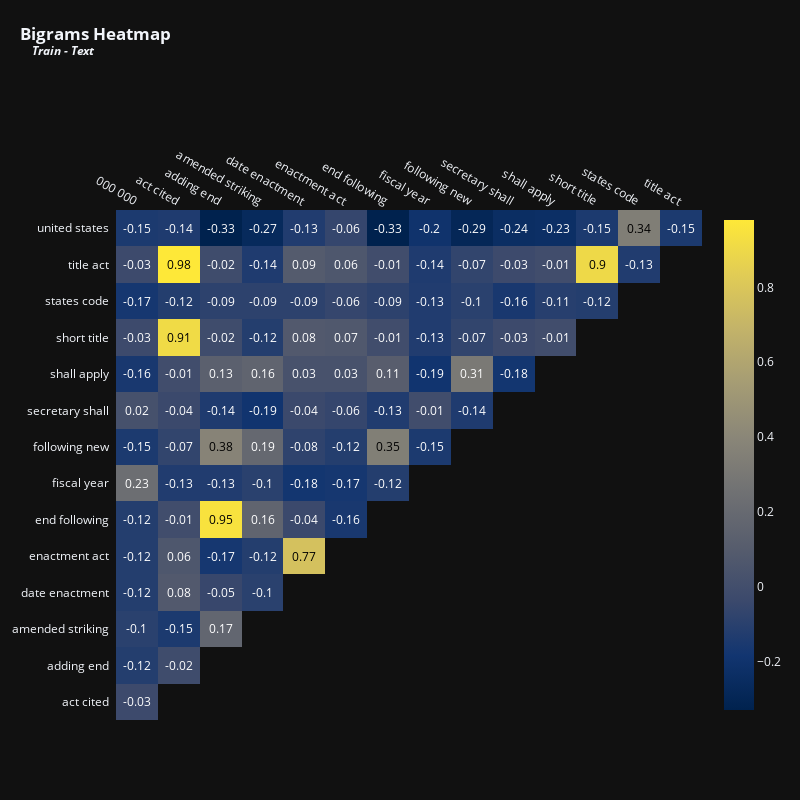

Notebook cell for this chart:
### Code cell
vectorize_and_plot(train['text'], (2, 2), 'Bigrams', 'Train - Text')

### Figure 1 — Plotly figure (JSON) as saved in the notebook; plotly's stock layout.template omitted (floating-point values rounded to 4 significant figures)
{"data": [{"colorscale": [[0, "#00224e"], [0.1111, "#123570"], [0.2222, "#3b496c"], [0.3333, "#575d6d"], [0.4444, "#707173"], [0.5556, "#8a8678"], [0.6667, "#a59c74"], [0.7778, "#c3b369"], [0.8889, "#e1cc55"], [1, "#fee838"]], "reversescale": false, "showscale": false, "type": "heatmap", "x": ["000 000", "act cited", "adding end", "amended striking", "date enactment", "enactment act", "end following", "fiscal year", "following new", "secretary shall", "shall apply", "short title", "states code", "title act"], "y": ["united states", "title act", "states code", "short title", "shall apply", "secretary shall", "following new", "fiscal year", "end following", "enactment act", "date enactment", "amended striking", "adding end", "act cited"], "z": [[-0.15, -0.14, -0.33, -0.27, -0.13, -0.06, -0.33, -0.2, -0.29, -0.24, -0.23, -0.15, 0.34, -0.15], [-0.03, 0.98, -0.02, -0.14, 0.09, 0.06, -0.01, -0.14, -0.07, -0.03, -0.01, 0.9, -0.13], [-0.17, -0.12, -0.09, -0.09, -0.09, -0.06, -0.09, -0.13, -0.1, -0.16, -0.11, -0.12], [-0.03, 0.91, -0.02, -0.12, 0.08, 0.07, -0.01, -0.13, -0.07, -0.03, -0.01], [-0.16, -0.01, 0.13, 0.16, 0.03, 0.03, 0.11, -0.19, 0.31, -0.18], [0.02, -0.04, -0.14, -0.19, -0.04, -0.06, -0.13, -0.01, -0.14], [-0.15, -0.07, 0.38, 0.19, -0.08, -0.12, 0.35, -0.15], [0.23, -0.13, -0.13, -0.1, -0.18, -0.17, -0.12], [-0.12, -0.01, 0.95, 0.16, -0.04, -0.16], [-0.12, 0.06, -0.17, -0.12, 0.77], [-0.12, 0.08, -0.05, -0.1], [-0.1, -0.15, 0.17], [-0.12, -0.02], [-0.03]]}, {"colorscale": [[0, "#00224e"], [0.1111, "#123570"], [0.2222, "#3b496c"], [0.3333, "#575d6d"], [0.4444, "#707173"], [0.5556, "#8a8678"], [0.6667, "#a59c74"], [0.7778, "#c3b369"], [0.8889, "#e1cc55"], [1, "#fee838"]], "showscale": true, "type": "heatmap", "visible": true, "z": [[-0.15, -0.14, -0.33, -0.27, -0.13, -0.06, -0.33, -0.2, -0.29, -0.24, -0.23, -0.15, 0.34, -0.15], [-0.03, 0.98, -0.02, -0.14, 0.09, 0.06, -0.01, -0.14, -0.07, -0.03, -0.01, 0.9, -0.13], [-0.17, -0.12, -0.09, -0.09, -0.09, -0.06, -0.09, -0.13, -0.1, -0.16, -0.11, -0.12], [-0.03, 0.91, -0.02, -0.12, 0.08, 0.07, -0.01, -0.13, -0.07, -0.03, -0.01], [-0.16, -0.01, 0.13, 0.16, 0.03, 0.03, 0.11, -0.19, 0.31, -0.18], [0.02, -0.04, -0.14, -0.19, -0.04, -0.06, -0.13, -0.01, -0.14], [-0.15, -0.07, 0.38, 0.19, -0.08, -0.12, 0.35, -0.15], [0.23, -0.13, -0.13, -0.1, -0.18, -0.17, -0.12], [-0.12, -0.01, 0.95, 0.16, -0.04, -0.16], [-0.12, 0.06, -0.17, -0.12, 0.77], [-0.12, 0.08, -0.05, -0.1], [-0.1, -0.15, 0.17], [-0.12, -0.02], [-0.03]]}], "layout": {"annotations": [{"font": {"color": "#FFFFFF", "size": 12}, "showarrow": false, "text": "-0.15", "x": "000 000", "xref": "x", "y": "united states", "yref": "y"}, {"font": {"color": "#FFFFFF", "size": 12}, "showarrow": false, "text": "-0.14", "x": "act cited", "xref": "x", "y": "united states", "yref": "y"}, {"font": {"color": "#FFFFFF", "size": 12}, "showarrow": false, "text": "-0.33", "x": "adding end", "xref": "x", "y": "united states", "yref": "y"}, {"font": {"color": "#FFFFFF", "size": 12}, "showarrow": false, "text": "-0.27", "x": "amended striking", "xref": "x", "y": "united states", "yref": "y"}, {"font": {"color": "#FFFFFF", "size": 12}, "showarrow": false, "text": "-0.13", "x": "date enactment", "xref": "x", "y": "united states", "yref": "y"}, {"font": {"color": "#FFFFFF", "size": 12}, "showarrow": false, "text": "-0.06", "x": "enactment act", "xref": "x", "y": "united states", "yref": "y"}, {"font": {"color": "#FFFFFF", "size": 12}, "showarrow": false, "text": "-0.33", "x": "end following", "xref": "x", "y": "united states", "yref": "y"}, {"font": {"color": "#FFFFFF", "size": 12}, "showarrow": false, "text": "-0.2", "x": "fiscal year", "xref": "x", "y": "united states", "yref": "y"}, {"font": {"color": "#FFFFFF", "size": 12}, "showarrow": false, "text": "-0.29", "x": "following new", "xref": "x", "y": "united states", "yref": "y"}, {"font": {"color": "#FFFFFF", "size": 12}, "showarrow": false, "text": "-0.24", "x": "secretary shall", "xref": "x", "y": "united states", "yref": "y"}, {"font": {"color": "#FFFFFF", "size": 12}, "showarrow": false, "text": "-0.23", "x": "shall apply", "xref": "x", "y": "united states", "yref": "y"}, {"font": {"color": "#FFFFFF", "size": 12}, "showarrow": false, "text": "-0.15", "x": "short title", "xref": "x", "y": "united states", "yref": "y"}, {"font": {"color": "#000000", "size": 12}, "showarrow": false, "text": "0.34", "x": "states code", "xref": "x", "y": "united states", "yref": "y"}, {"font": {"color": "#FFFFFF", "size": 12}, "showarrow": false, "text": "-0.15", "x": "title act", "xref": "x", "y": "united states", "yref": "y"}, {"font": {"color": "#FFFFFF", "size": 12}, "showarrow": false, "text": "-0.03", "x": "000 000", "xref": "x", "y": "title act", "yref": "y"}, {"font": {"color": "#000000", "size": 12}, "showarrow": false, "text": "0.98", "x": "act cited", "xref": "x", "y": "title act", "yref": "y"}, {"font": {"color": "#FFFFFF", "size": 12}, "showarrow": false, "text": "-0.02", "x": "adding end", "xref": "x", "y": "title act", "yref": "y"}, {"font": {"color": "#FFFFFF", "size": 12}, "showarrow": false, "text": "-0.14", "x": "amended striking", "xref": "x", "y": "title act", "yref": "y"}, {"font": {"color": "#FFFFFF", "size": 12}, "showarrow": false, "text": "0.09", "x": "date enactment", "xref": "x", "y": "title act", "yref": "y"}, {"font": {"color": "#FFFFFF", "size": 12}, "showarrow": false, "text": "0.06", "x": "enactment act", "xref": "x", "y": "title act", "yref": "y"}, {"font": {"color": "#FFFFFF", "size": 12}, "showarrow": false, "text": "-0.01", "x": "end following", "xref": "x", "y": "title act", "yref": "y"}, {"font": {"color": "#FFFFFF", "size": 12}, "showarrow": false, "text": "-0.14", "x": "fiscal year", "xref": "x", "y": "title act", "yref": "y"}, {"font": {"color": "#FFFFFF", "size": 12}, "showarrow": false, "text": "-0.07", "x": "following new", "xref": "x", "y": "title act", "yref": "y"}, {"font": {"color": "#FFFFFF", "size": 12}, "showarrow": false, "text": "-0.03", "x": "secretary shall", "xref": "x", "y": "title act", "yref": "y"}, {"font": {"color": "#FFFFFF", "size": 12}, "showarrow": false, "text": "-0.01", "x": "shall apply", "xref": "x", "y": "title act", "yref": "y"}, {"font": {"color": "#000000", "size": 12}, "showarrow": false, "text": "0.9", "x": "short title", "xref": "x", "y": "title act", "yref": "y"}, {"font": {"color": "#FFFFFF", "size": 12}, "showarrow": false, "text": "-0.13", "x": "states code", "xref": "x", "y": "title act", "yref": "y"}, {"font": {"color": "#FFFFFF", "size": 12}, "showarrow": false, "text": "-0.17", "x": "000 000", "xref": "x", "y": "states code", "yref": "y"}, {"font": {"color": "#FFFFFF", "size": 12}, "showarrow": false, "text": "-0.12", "x": "act cited", "xref": "x", "y": "states code", "yref": "y"}, {"font": {"color": "#FFFFFF", "size": 12}, "showarrow": false, "text": "-0.09", "x": "adding end", "xref": "x", "y": "states code", "yref": "y"}, {"font": {"color": "#FFFFFF", "size": 12}, "showarrow": false, "text": "-0.09", "x": "amended striking", "xref": "x", "y": "states code", "yref": "y"}, {"font": {"color": "#FFFFFF", "size": 12}, "showarrow": false, "text": "-0.09", "x": "date enactment", "xref": "x", "y": "states code", "yref": "y"}, {"font": {"color": "#FFFFFF", "size": 12}, "showarrow": false, "text": "-0.06", "x": "enactment act", "xref": "x", "y": "states code", "yref": "y"}, {"font": {"color": "#FFFFFF", "size": 12}, "showarrow": false, "text": "-0.09", "x": "end following", "xref": "x", "y": "states code", "yref": "y"}, {"font": {"color": "#FFFFFF", "size": 12}, "showarrow": false, "text": "-0.13", "x": "fiscal year", "xref": "x", "y": "states code", "yref": "y"}, {"font": {"color": "#FFFFFF", "size": 12}, "showarrow": false, "text": "-0.1", "x": "following new", "xref": "x", "y": "states code", "yref": "y"}, {"font": {"color": "#FFFFFF", "size": 12}, "showarrow": false, "text": "-0.16", "x": "secretary shall", "xref": "x", "y": "states code", "yref": "y"}, {"font": {"color": "#FFFFFF", "size": 12}, "showarrow": false, "text": "-0.11", "x": "shall apply", "xref": "x", "y": "states code", "yref": "y"}, {"font": {"color": "#FFFFFF", "size": 12}, "showarrow": false, "text": "-0.12", "x": "short title", "xref": "x", "y": "states code", "yref": "y"}, {"font": {"color": "#FFFFFF", "size": 12}, "showarrow": false, "text": "-0.03", "x": "000 000", "xref": "x", "y": "short title", "yref": "y"}, {"font": {"color": "#000000", "size": 12}, "showarrow": false, "text": "0.91", "x": "act cited", "xref": "x", "y": "short title", "yref": "y"}, {"font": {"color": "#FFFFFF", "size": 12}, "showarrow": false, "text": "-0.02", "x": "adding end", "xref": "x", "y": "short title", "yref": "y"}, {"font": {"color": "#FFFFFF", "size": 12}, "showarrow": false, "text": "-0.12", "x": "amended striking", "xref": "x", "y": "short title", "yref": "y"}, {"font": {"color": "#FFFFFF", "size": 12}, "showarrow": false, "text": "0.08", "x": "date enactment", "xref": "x", "y": "short title", "yref": "y"}, {"font": {"color": "#FFFFFF", "size": 12}, "showarrow": false, "text": "0.07", "x": "enactment act", "xref": "x", "y": "short title", "yref": "y"}, {"font": {"color": "#FFFFFF", "size": 12}, "showarrow": false, "text": "-0.01", "x": "end following", "xref": "x", "y": "short title", "yref": "y"}, {"font": {"color": "#FFFFFF", "size": 12}, "showarrow": false, "text": "-0.13", "x": "fiscal year", "xref": "x", "y": "short title", "yref": "y"}, {"font": {"color": "#FFFFFF", "size": 12}, "showarrow": false, "text": "-0.07", "x": "following new", "xref": "x", "y": "short title", "yref": "y"}, {"font": {"color": "#FFFFFF", "size": 12}, "showarrow": false, "text": "-0.03", "x": "secretary shall", "xref": "x", "y": "short title", "yref": "y"}, {"font": {"color": "#FFFFFF", "size": 12}, "showarrow": false, "text": "-0.01", "x": "shall apply", "xref": "x", "y": "short title", "yref": "y"}, {"font": {"color": "#FFFFFF", "size": 12}, "showarrow": false, "text": "-0.16", "x": "000 000", "xref": "x", "y": "shall apply", "yref": "y"}, {"font": {"color": "#FFFFFF", "size": 12}, "showarrow": false, "text": "-0.01", "x": "act cited", "xref": "x", "y": "shall apply", "yref": "y"}, {"font": {"color": "#FFFFFF", "size": 12}, "showarrow": false, "text": "0.13", "x": "adding end", "xref": "x", "y": "shall apply", "yref": "y"}, {"font": {"color": "#FFFFFF", "size": 12}, "showarrow": false, "text": "0.16", "x": "amended striking", "xref": "x", "y": "shall apply", "yref": "y"}, {"font": {"color": "#FFFFFF", "size": 12}, "showarrow": false, "text": "0.03", "x": "date enactment", "xref": "x", "y": "shall apply", "yref": "y"}, {"font": {"color": "#FFFFFF", "size": 12}, "showarrow": false, "text": "0.03", "x": "enactment act", "xref": "x", "y": "shall apply", "yref": "y"}, {"font": {"color": "#FFFFFF", "size": 12}, "showarrow": false, "text": "0.11", "x": "end following", "xref": "x", "y": "shall apply", "yref": "y"}, {"font": {"color": "#FFFFFF", "size": 12}, "showarrow": false, "text": "-0.19", "x": "fiscal year", "xref": "x", "y": "shall apply", "yref": "y"}, {"font": {"color": "#FFFFFF", "size": 12}, "showarrow": false, "text": "0.31", "x": "following new", "xref": "x", "y": "shall apply", "yref": "y"}, {"font": {"color": "#FFFFFF", "size": 12}, "showarrow": false, "text": "-0.18", "x": "secretary shall", "xref": "x", "y": "shall apply", "yref": "y"}, {"font": {"color": "#FFFFFF", "size": 12}, "showarrow": false, "text": "0.02", "x": "000 000", "xref": "x", "y": "secretary shall", "yref": "y"}, {"font": {"color": "#FFFFFF", "size": 12}, "showarrow": false, "text": "-0.04", "x": "act cited", "xref": "x", "y": "secretary shall", "yref": "y"}, {"font": {"color": "#FFFFFF", "size": 12}, "showarrow": false, "text": "-0.14", "x": "adding end", "xref": "x", "y": "secretary shall", "yref": "y"}, {"font": {"color": "#FFFFFF", "size": 12}, "showarrow": false, "text": "-0.19", "x": "amended striking", "xref": "x", "y": "secretary shall", "yref": "y"}, {"font": {"color": "#FFFFFF", "size": 12}, "showarrow": false, "text": "-0.04", "x": "date enactment", "xref": "x", "y": "secretary shall", "yref": "y"}, {"font": {"color": "#FFFFFF", "size": 12}, "showarrow": false, "text": "-0.06", "x": "enactment act", "xref": "x", "y": "secretary shall", "yref": "y"}, {"font": {"color": "#FFFFFF", "size": 12}, "showarrow": false, "text": "-0.13", "x": "end following", "xref": "x", "y": "secretary shall", "yref": "y"}, {"font": {"color": "#FFFFFF", "size": 12}, "showarrow": false, "text": "-0.01", "x": "fiscal year", "xref": "x", "y": "secretary shall", "yref": "y"}, {"font": {"color": "#FFFFFF", "size": 12}, "showarrow": false, "text": "-0.14", "x": "following new", "xref": "x", "y": "secretary shall", "yref": "y"}, {"font": {"color": "#FFFFFF", "size": 12}, "showarrow": false, "text": "-0.15", "x": "000 000", "xref": "x", "y": "following new", "yref": "y"}, {"font": {"color": "#FFFFFF", "size": 12}, "showarrow": false, "text": "-0.07", "x": "act cited", "xref": "x", "y": "following new", "yref": "y"}, {"font": {"color": "#000000", "size": 12}, "showarrow": false, "text": "0.38", "x": "adding end", "xref": "x", "y": "following new", "yref": "y"}, {"font": {"color": "#FFFFFF", "size": 12}, "showarrow": false, "text": "0.19", "x": "amended striking", "xref": "x", "y": "following new", "yref": "y"}, {"font": {"color": "#FFFFFF", "size": 12}, "showarrow": false, "text": "-0.08", "x": "date enactment", "xref": "x", "y": "following new", "yref": "y"}, {"font": {"color": "#FFFFFF", "size": 12}, "showarrow": false, "text": "-0.12", "x": "enactment act", "xref": "x", "y": "following new", "yref": "y"}, {"font": {"color": "#000000", "size": 12}, "showarrow": false, "text": "0.35", "x": "end following", "xref": "x", "y": "following new", "yref": "y"}, {"font": {"color": "#FFFFFF", "size": 12}, "showarrow": false, "text": "-0.15", "x": "fiscal year", "xref": "x", "y": "following new", "yref": "y"}, {"font": {"color": "#FFFFFF", "size": 12}, "showarrow": false, "text": "0.23", "x": "000 000", "xref": "x", "y": "fiscal year", "yref": "y"}, {"font": {"color": "#FFFFFF", "size": 12}, "showarrow": false, "text": "-0.13", "x": "act cited", "xref": "x", "y": "fiscal year", "yref": "y"}, {"font": {"color": "#FFFFFF", "size": 12}, "showarrow": false, "text": "-0.13", "x": "adding end", "xref": "x", "y": "fiscal year", "yref": "y"}, {"font": {"color": "#FFFFFF", "size": 12}, "showarrow": false, "text": "-0.1", "x": "amended striking", "xref": "x", "y": "fiscal year", "yref": "y"}, {"font": {"color": "#FFFFFF", "size": 12}, "showarrow": false, "text": "-0.18", "x": "date enactment", "xref": "x", "y": "fiscal year", "yref": "y"}, {"font": {"color": "#FFFFFF", "size": 12}, "showarrow": false, "text": "-0.17", "x": "enactment act", "xref": "x", "y": "fiscal year", "yref": "y"}, {"font": {"color": "#FFFFFF", "size": 12}, "showarrow": false, "text": "-0.12", "x": "end following", "xref": "x", "y": "fiscal year", "yref": "y"}, {"font": {"color": "#FFFFFF", "size": 12}, "showarrow": false, "text": "-0.12", "x": "000 000", "xref": "x", "y": "end following", "yref": "y"}, {"font": {"color": "#FFFFFF", "size": 12}, "showarrow": false, "text": "-0.01", "x": "act cited", "xref": "x", "y": "end following", "yref": "y"}, {"font": {"color": "#000000", "size": 12}, "showarrow": false, "text": "0.95", "x": "adding end", "xref": "x", "y": "end following", "yref": "y"}, {"font": {"color": "#FFFFFF", "size": 12}, "showarrow": false, "text": "0.16", "x": "amended striking", "xref": "x", "y": "end following", "yref": "y"}, {"font": {"color": "#FFFFFF", "size": 12}, "showarrow": false, "text": "-0.04", "x": "date enactment", "xref": "x", "y": "end following", "yref": "y"}, {"font": {"color": "#FFFFFF", "size": 12}, "showarrow": false, "text": "-0.16", "x": "enactment act", "xref": "x", "y": "end following", "yref": "y"}, {"font": {"color": "#FFFFFF", "size": 12}, "showarrow": false, "text": "-0.12", "x": "000 000", "xref": "x", "y": "enactment act", "yref": "y"}, {"font": {"color": "#FFFFFF", "size": 12}, "showarrow": false, "text": "0.06", "x": "act cited", "xref": "x", "y": "enactment act", "yref": "y"}, {"font": {"color": "#FFFFFF", "size": 12}, "showarrow": false, "text": "-0.17", "x": "adding end", "xref": "x", "y": "enactment act", "yref": "y"}, {"font": {"color": "#FFFFFF", "size": 12}, "showarrow": false, "text": "-0.12", "x": "amended striking", "xref": "x", "y": "enactment act", "yref": "y"}, {"font": {"color": "#000000", "size": 12}, "showarrow": false, "text": "0.77", "x": "date enactment", "xref": "x", "y": "enactment act", "yref": "y"}, {"font": {"color": "#FFFFFF", "size": 12}, "showarrow": false, "text": "-0.12", "x": "000 000", "xref": "x", "y": "date enactment", "yref": "y"}, {"font": {"color": "#FFFFFF", "size": 12}, "showarrow": false, "text": "0.08", "x": "act cited", "xref": "x", "y": "date enactment", "yref": "y"}, {"font": {"color": "#FFFFFF", "size": 12}, "showarrow": false, "text": "-0.05", "x": "adding end", "xref": "x", "y": "date enactment", "yref": "y"}, {"font": {"color": "#FFFFFF", "size": 12}, "showarrow": false, "text": "-0.1", "x": "amended striking", "xref": "x", "y": "date enactment", "yref": "y"}, {"font": {"color": "#FFFFFF", "size": 12}, "showarrow": false, "text": "-0.1", "x": "000 000", "xref": "x", "y": "amended striking", "yref": "y"}, {"font": {"color": "#FFFFFF", "size": 12}, "showarrow": false, "text": "-0.15", "x": "act cited", "xref": "x", "y": "amended striking", "yref": "y"}, {"font": {"color": "#FFFFFF", "size": 12}, "showarrow": false, "text": "0.17", "x": "adding end", "xref": "x", "y": "amended striking", "yref": "y"}, {"font": {"color": "#FFFFFF", "size": 12}, "showarrow": false, "text": "-0.12", "x": "000 000", "xref": "x", "y": "adding end", "yref": "y"}, {"font": {"color": "#FFFFFF", "size": 12}, "showarrow": false, "text": "-0.02", "x": "act cited", "xref": "x", "y": "adding end", "yref": "y"}, {"font": {"color": "#FFFFFF", "size": 12}, "showarrow": false, "text": "-0.03", "x": "000 000", "xref": "x", "y": "act cited", "yref": "y"}], "height": 800, "margin": {"l": 110, "t": 210}, "title": {"text": "<b>Bigrams Heatmap<br><sup>&nbsp;&nbsp;&nbsp;&nbsp;<i>Train - Text</i></sup></b>", "x": 0.025, "xanchor": "left", "y": 0.95}, "width": 800, "xaxis": {"dtick": 1, "gridcolor": "rgb(0, 0, 0)", "showgrid": false, "side": "top", "ticks": ""}, "yaxis": {"autorange": "reversed", "dtick": 1, "showgrid": false, "ticks": "", "ticksuffix": "  "}}}
